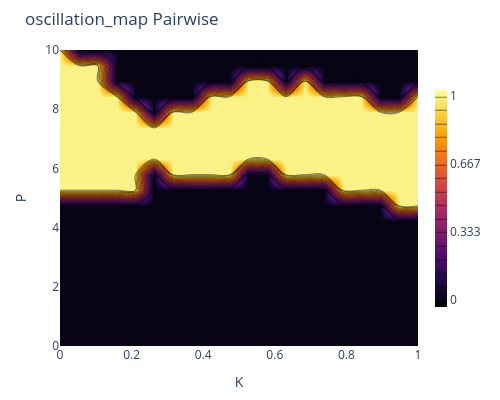
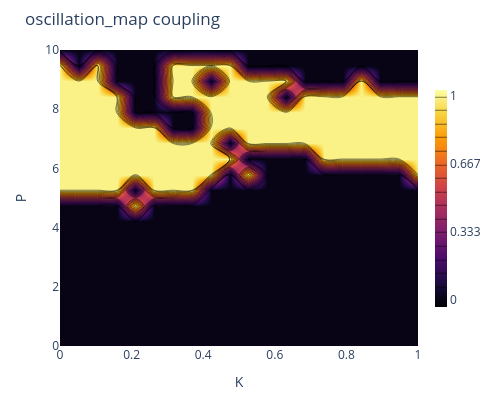
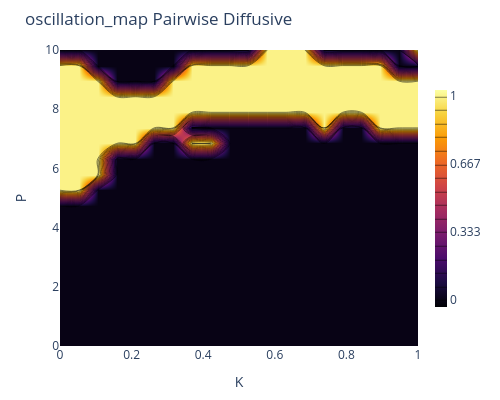
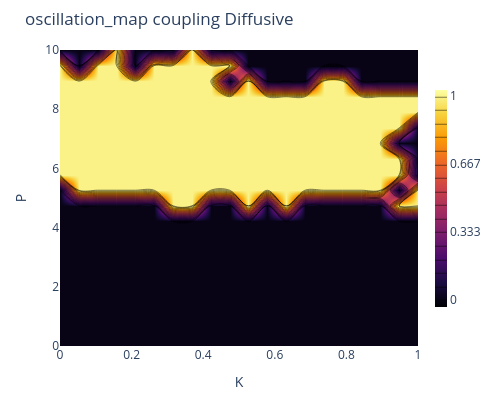

Here is the notebook cell these charts were saved with, in order:
### Code cell
for m in metrics:
    plot_metrics_contour(pairwise[m] , pairwise["P"], pairwise["K3"], title=f"{m} Pairwise")
    plot_metrics_contour(couplin[m] , pairwise["P"], pairwise["K3"], title=f"{m} coupling")
    plot_metrics_contour(pairwise_diffusive[m] , pairwise["P"], pairwise["K3"], title=f"{m} Pairwise Diffusive")
    plot_metrics_contour(couplin_diffusive[m] , pairwise["P"], pairwise["K3"], title=f"{m} coupling Diffusive")

### Figure 1 — Plotly figure (JSON) as saved in the notebook; plotly's stock layout.template omitted (floating-point values rounded to 4 significant figures; data arrays with more than 128 entries replaced by an {"elided": "..."} marker saying what was removed)
{"data": [{"colorbar": {"len": 0.8, "thickness": 12}, "colorscale": [[0, "#000004"], [0.1111, "#1b0c41"], [0.2222, "#4a0c6b"], [0.3333, "#781c6d"], [0.4444, "#a52c60"], [0.5556, "#cf4446"], [0.6667, "#ed6925"], [0.7778, "#fb9b06"], [0.8889, "#f7d13d"], [1, "#fcffa4"]], "contours": {"coloring": "heatmap", "end": 1, "showlines": true, "size": 0.06667, "start": 0}, "type": "contour", "x": [0.0, 0.05263, 0.1053, 0.1579, 0.2105, 0.2632, 0.3158, 0.3684, 0.4211, 0.4737, 0.5263, 0.5789, 0.6316, 0.6842, 0.7368, 0.7895, 0.8421, 0.8947, 0.9474, 1.0], "y": [0.0, 0.5263, 1.053, 1.579, 2.105, 2.632, 3.158, 3.684, 4.211, 4.737, 5.263, 5.789, 6.316, 6.842, 7.368, 7.895, 8.421, 8.947, 9.474, 10.0], "z": {"elided": "20x20 int values"}}], "layout": {"height": 400, "margin": {"b": 50, "l": 60, "r": 40, "t": 50}, "title": {"text": "oscillation_map Pairwise"}, "width": 500, "xaxis": {"title": {"text": "K"}}, "yaxis": {"title": {"text": "P"}}}}

### Figure 2 — Plotly figure (JSON) as saved in the notebook; plotly's stock layout.template omitted (floating-point values rounded to 4 significant figures; data arrays with more than 128 entries replaced by an {"elided": "..."} marker saying what was removed)
{"data": [{"colorbar": {"len": 0.8, "thickness": 12}, "colorscale": [[0, "#000004"], [0.1111, "#1b0c41"], [0.2222, "#4a0c6b"], [0.3333, "#781c6d"], [0.4444, "#a52c60"], [0.5556, "#cf4446"], [0.6667, "#ed6925"], [0.7778, "#fb9b06"], [0.8889, "#f7d13d"], [1, "#fcffa4"]], "contours": {"coloring": "heatmap", "end": 1, "showlines": true, "size": 0.06667, "start": 0}, "type": "contour", "x": [0.0, 0.05263, 0.1053, 0.1579, 0.2105, 0.2632, 0.3158, 0.3684, 0.4211, 0.4737, 0.5263, 0.5789, 0.6316, 0.6842, 0.7368, 0.7895, 0.8421, 0.8947, 0.9474, 1.0], "y": [0.0, 0.5263, 1.053, 1.579, 2.105, 2.632, 3.158, 3.684, 4.211, 4.737, 5.263, 5.789, 6.316, 6.842, 7.368, 7.895, 8.421, 8.947, 9.474, 10.0], "z": {"elided": "20x20 int values"}}], "layout": {"height": 400, "margin": {"b": 50, "l": 60, "r": 40, "t": 50}, "title": {"text": "oscillation_map coupling"}, "width": 500, "xaxis": {"title": {"text": "K"}}, "yaxis": {"title": {"text": "P"}}}}

### Figure 3 — Plotly figure (JSON) as saved in the notebook; plotly's stock layout.template omitted (floating-point values rounded to 4 significant figures; data arrays with more than 128 entries replaced by an {"elided": "..."} marker saying what was removed)
{"data": [{"colorbar": {"len": 0.8, "thickness": 12}, "colorscale": [[0, "#000004"], [0.1111, "#1b0c41"], [0.2222, "#4a0c6b"], [0.3333, "#781c6d"], [0.4444, "#a52c60"], [0.5556, "#cf4446"], [0.6667, "#ed6925"], [0.7778, "#fb9b06"], [0.8889, "#f7d13d"], [1, "#fcffa4"]], "contours": {"coloring": "heatmap", "end": 1, "showlines": true, "size": 0.06667, "start": 0}, "type": "contour", "x": [0.0, 0.05263, 0.1053, 0.1579, 0.2105, 0.2632, 0.3158, 0.3684, 0.4211, 0.4737, 0.5263, 0.5789, 0.6316, 0.6842, 0.7368, 0.7895, 0.8421, 0.8947, 0.9474, 1.0], "y": [0.0, 0.5263, 1.053, 1.579, 2.105, 2.632, 3.158, 3.684, 4.211, 4.737, 5.263, 5.789, 6.316, 6.842, 7.368, 7.895, 8.421, 8.947, 9.474, 10.0], "z": {"elided": "20x20 int values"}}], "layout": {"height": 400, "margin": {"b": 50, "l": 60, "r": 40, "t": 50}, "title": {"text": "oscillation_map Pairwise Diffusive"}, "width": 500, "xaxis": {"title": {"text": "K"}}, "yaxis": {"title": {"text": "P"}}}}

### Figure 4 — Plotly figure (JSON) as saved in the notebook; plotly's stock layout.template omitted (floating-point values rounded to 4 significant figures; data arrays with more than 128 entries replaced by an {"elided": "..."} marker saying what was removed)
{"data": [{"colorbar": {"len": 0.8, "thickness": 12}, "colorscale": [[0, "#000004"], [0.1111, "#1b0c41"], [0.2222, "#4a0c6b"], [0.3333, "#781c6d"], [0.4444, "#a52c60"], [0.5556, "#cf4446"], [0.6667, "#ed6925"], [0.7778, "#fb9b06"], [0.8889, "#f7d13d"], [1, "#fcffa4"]], "contours": {"coloring": "heatmap", "end": 1, "showlines": true, "size": 0.06667, "start": 0}, "type": "contour", "x": [0.0, 0.05263, 0.1053, 0.1579, 0.2105, 0.2632, 0.3158, 0.3684, 0.4211, 0.4737, 0.5263, 0.5789, 0.6316, 0.6842, 0.7368, 0.7895, 0.8421, 0.8947, 0.9474, 1.0], "y": [0.0, 0.5263, 1.053, 1.579, 2.105, 2.632, 3.158, 3.684, 4.211, 4.737, 5.263, 5.789, 6.316, 6.842, 7.368, 7.895, 8.421, 8.947, 9.474, 10.0], "z": {"elided": "20x20 int values"}}], "layout": {"height": 400, "margin": {"b": 50, "l": 60, "r": 40, "t": 50}, "title": {"text": "oscillation_map coupling Diffusive"}, "width": 500, "xaxis": {"title": {"text": "K"}}, "yaxis": {"title": {"text": "P"}}}}
